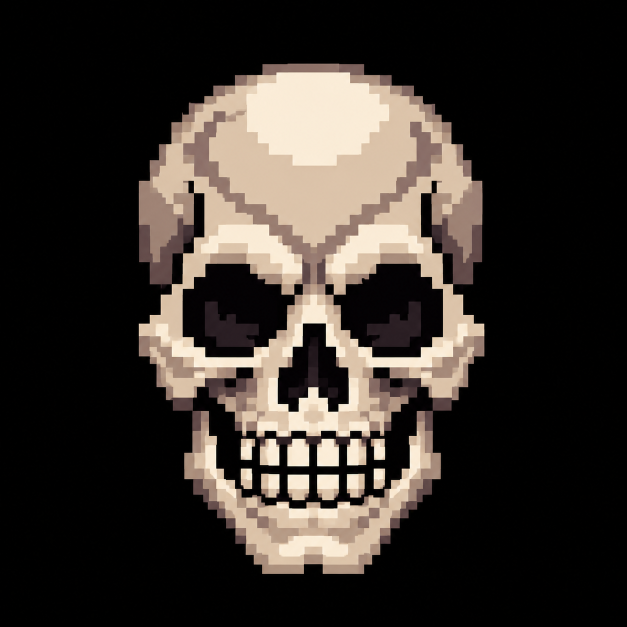
#> input picture app/src/audios/imagem01.png, 1254 x 1254 px (shown at 1/2 size)
$ python -i export.py   (imports and definitions only)
#> lines starting #> are read from the running program, lines starting #| are printed output that depends on the picture
#> further down, picture is the input picture: PIL image 1254x1254 RGB; mean R, G, B 55, 48.6, 43.4
import os
from PIL import Image, ImageEnhance
from hero import hero
from dragon import dragon
from enemies import ENEMIES
from buttons import medallion
import bg

OUT = 'out/app/src/main/res'
NODPI = OUT + '/drawable-nodpi'; DRW = OUT + '/drawable'
# [1 line not run here, left out]
SC = 8
# [6 lines not run here, left out]

def disabled(im):
    g = im.convert('LA').convert('RGBA')
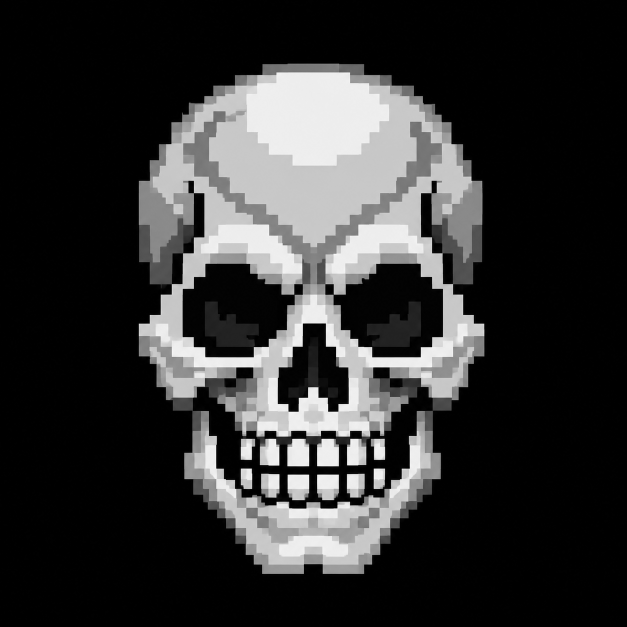
#> g: PIL image 1254x1254 RGBA (shown at 1/2 size); mean R, G, B, A 49.9, 49.9, 49.9, 255
    g = ImageEnhance.Brightness(g).enhance(0.55)
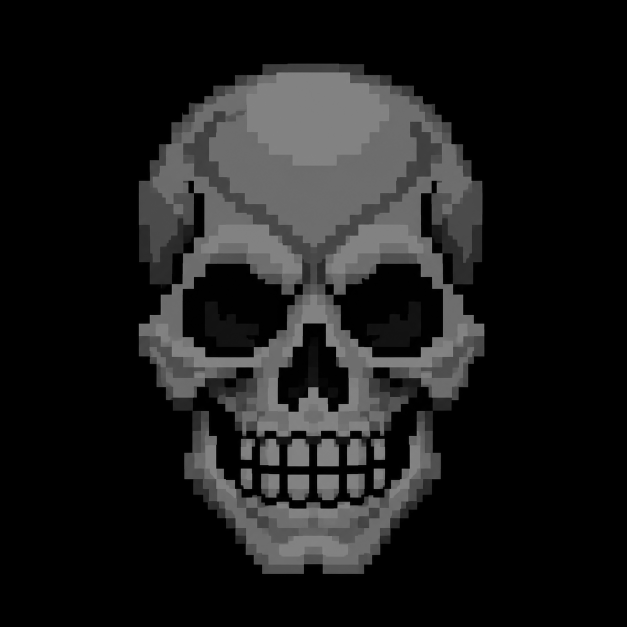
#> g: PIL image 1254x1254 RGBA (shown at 1/2 size); mean R, G, B, A 27.3, 27.3, 27.3, 255
#> (the run stopped early here; a loop or call above may not have finished)
